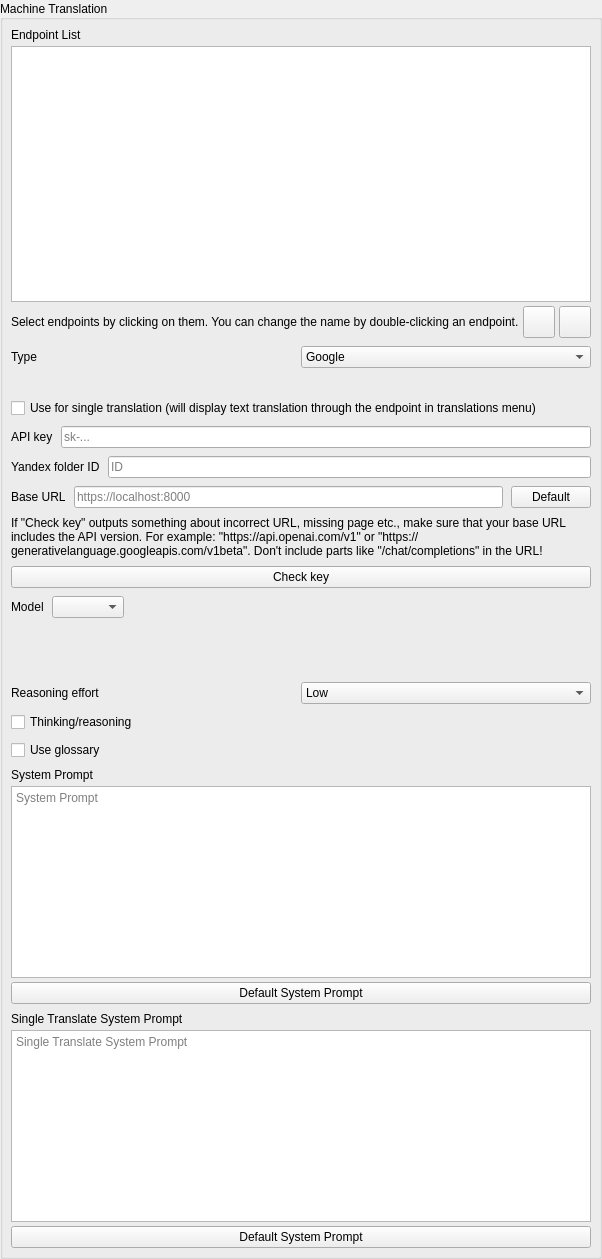
            <widget class="QGroupBox" name="machineTranslationGroupbox">
             <property name="title">
              <string>Machine Translation</string>
             </property>
             <property name="alignment">
              <set>Qt::AlignmentFlag::AlignLeading|Qt::AlignmentFlag::AlignLeft|Qt::AlignmentFlag::AlignVCenter</set>
             </property>
             <property name="flat">
              <bool>false</bool>
             </property>
             <property name="checkable">
              <bool>false</bool>
             </property>
             <layout class="QVBoxLayout" name="verticalLayout_11">
              <property name="spacing">
               <number>8</number>
              </property>
              <property name="leftMargin">
               <number>8</number>
              </property>
              <property name="topMargin">
               <number>8</number>
              </property>
              <property name="rightMargin">
               <number>8</number>
              </property>
              <property name="bottomMargin">
               <number>8</number>
              </property>
              <item alignment="Qt::AlignmentFlag::AlignTop">
               <widget class="QWidget" name="endpointListWidget" native="true">
                <layout class="QVBoxLayout" name="verticalLayout_18">
                 <property name="spacing">
                  <number>4</number>
                 </property>
                 <property name="leftMargin">
                  <number>0</number>
                 </property>
                 <property name="topMargin">
                  <number>0</number>
                 </property>
                 <property name="rightMargin">
                  <number>0</number>
                 </property>
                 <property name="bottomMargin">
                  <number>0</number>
                 </property>
                 <item>
                  <widget class="QLabel" name="label_17">
                   <property name="text">
                    <string>Endpoint List</string>
                   </property>
                  </widget>
                 </item>
                 <item>
                  <widget class="QListView" name="endpointList">
                   <property name="sizePolicy">
                    <sizepolicy hsizetype="Expanding" vsizetype="Fixed">
                     <horstretch>0</horstretch>
                     <verstretch>0</verstretch>
                    </sizepolicy>
                   </property>
                   <property name="minimumSize">
                    <size>
                     <width>0</width>
                     <height>256</height>
                    </size>
                   </property>
                   <property name="maximumSize">
                    <size>
                     <width>16777215</width>
                     <height>256</height>
                    </size>
                   </property>
                   <property name="lineWidth">
                    <number>1</number>
                   </property>
                  </widget>
                 </item>
                 <item>
                  <widget class="QWidget" name="widget" native="true">
                   <layout class="QHBoxLayout" name="horizontalLayout_20">
                    <property name="spacing">
                     <number>4</number>
                    </property>
                    <property name="leftMargin">
                     <number>0</number>
                    </property>
                    <property name="topMargin">
                     <number>0</number>
                    </property>
                    <property name="rightMargin">
                     <number>0</number>
                    </property>
                    <property name="bottomMargin">
                     <number>0</number>
                    </property>
                    <item>
                     <widget class="QLabel" name="label_30">
                      <property name="text">
                       <string>Select endpoints by clicking on them. You can change the name by double-clicking an endpoint.</string>
                      </property>
                     </widget>
                    </item>
                    <item>
                     <widget class="QPushButton" name="addEndpointButton">
                      <property name="sizePolicy">
                       <sizepolicy hsizetype="Fixed" vsizetype="Fixed">
                        <horstretch>0</horstretch>
                        <verstretch>0</verstretch>
                       </sizepolicy>
                      </property>
                      <property name="minimumSize">
                       <size>
                        <width>32</width>
                        <height>32</height>
                       </size>
                      </property>
                      <property name="maximumSize">
                       <size>
                        <width>32</width>
                        <height>32</height>
                       </size>
                      </property>
                      <property name="toolTip">
                       <string>Add Endpoint</string>
                      </property>
                      <property name="text">
                       <string notr="true"/>
                      </property>
                      <property name="icon">
                       <iconset resource="../../resources.qrc">
                        <normaloff>:/icons/add.svg</normaloff>:/icons/add.svg</iconset>
                      </property>
                      <property name="iconSize">
                       <size>
                        <width>20</width>
                        <height>20</height>
                       </size>
                      </property>
                     </widget>
                    </item>
                    <item>
                     <widget class="QPushButton" name="removeEndpointButton">
                      <property name="sizePolicy">
                       <sizepolicy hsizetype="Fixed" vsizetype="Fixed">
                        <horstretch>0</horstretch>
                        <verstretch>0</verstretch>
                       </sizepolicy>
                      </property>
                      <property name="minimumSize">
                       <size>
                        <width>32</width>
                        <height>32</height>
                       </size>
                      </property>
                      <property name="maximumSize">
                       <size>
                        <width>32</width>
                        <height>32</height>
                       </size>
                      </property>
                      <property name="toolTip">
                       <string>Remove Selected Endpoint</string>
                      </property>
                      <property name="text">
                       <string notr="true"/>
                      </property>
                      <property name="icon">
                       <iconset resource="../../resources.qrc">
                        <normaloff>:/icons/close.svg</normaloff>:/icons/close.svg</iconset>
                      </property>
                      <property name="iconSize">
                       <size>
                        <width>20</width>
                        <height>20</height>
                       </size>
                      </property>
                     </widget>
                    </item>
                   </layout>
                  </widget>
                 </item>
                </layout>
               </widget>
              </item>
              <item>
               <widget class="QWidget" name="translationSettingsWidget" native="true">
                <layout class="QVBoxLayout" name="verticalLayout_12">
                 <property name="spacing">
                  <number>8</number>
                 </property>
                 <property name="leftMargin">
                  <number>0</number>
                 </property>
                 <property name="topMargin">
                  <number>0</number>
                 </property>
                 <property name="rightMargin">
                  <number>0</number>
                 </property>
                 <property name="bottomMargin">
                  <number>0</number>
                 </property>
                 <item>
                  <widget class="QWidget" name="widget_6" native="true">
                   <layout class="QHBoxLayout" name="horizontalLayout_30">
                    <property name="spacing">
                     <number>0</number>
                    </property>
                    <property name="leftMargin">
                     <number>0</number>
                    </property>
                    <property name="topMargin">
                     <number>0</number>
                    </property>
                    <property name="rightMargin">
                     <number>0</number>
                    </property>
                    <property name="bottomMargin">
                     <number>0</number>
                    </property>
                    <item>
                     <widget class="QLabel" name="label_16">
                      <property name="text">
                       <string>Type</string>
                      </property>
                     </widget>
                    </item>
                    <item>
                     <widget class="QComboBox" name="typeSelect">
                      <item>
                       <property name="text">
                        <string notr="true">Google</string>
                       </property>
                      </item>
                      <item>
                       <property name="text">
                        <string notr="true">Yandex</string>
                       </property>
                      </item>
                      <item>
                       <property name="text">
                        <string notr="true">DeepL</string>
                       </property>
                      </item>
                      <item>
                       <property name="text">
                        <string notr="true">Aliyun</string>
                       </property>
                      </item>
                      <item>
                       <property name="text">
                        <string notr="true">Anthropic</string>
                       </property>
                      </item>
                      <item>
                       <property name="text">
                        <string notr="true">DeepSeek</string>
                       </property>
                      </item>
                      <item>
                       <property name="text">
                        <string notr="true">Gemini</string>
                       </property>
                      </item>
                      <item>
                       <property name="text">
                        <string notr="true">Koboldcpp</string>
                       </property>
                      </item>
                      <item>
                       <property name="text">
                        <string notr="true">Longcat</string>
                       </property>
                      </item>
                      <item>
                       <property name="text">
                        <string notr="true">Moonshot</string>
                       </property>
                      </item>
                      <item>
                       <property name="text">
                        <string notr="true">Mistral</string>
                       </property>
                      </item>
                      <item>
                       <property name="text">
                        <string notr="true">Ollama</string>
                       </property>
                      </item>
                      <item>
                       <property name="text">
                        <string notr="true">OpenAI</string>
                       </property>
                      </item>
                      <item>
                       <property name="text">
                        <string notr="true">OpenAI-compatible</string>
                       </property>
                      </item>
                      <item>
                       <property name="text">
                        <string notr="true">Volcengine</string>
                       </property>
                      </item>
                      <item>
                       <property name="text">
                        <string notr="true">Xiaomi</string>
                       </property>
                      </item>
                      <item>
                       <property name="text">
                        <string notr="true">Xinference</string>
                       </property>
                      </item>
                      <item>
                       <property name="text">
                        <string notr="true">Zhipu</string>
                       </property>
                      </item>
                     </widget>
                    </item>
                   </layout>
                  </widget>
                 </item>
                 <item>
                  <widget class="QLabel" name="typeDescriptionLabel">
                   <property name="text">
                    <string/>
                   </property>
                   <property name="wordWrap">
                    <bool>true</bool>
                   </property>
                  </widget>
                 </item>
                 <item>
                  <widget class="QCheckBox" name="singleTranslationCheckbox">
                   <property name="text">
                    <string>Use for single translation (will display text translation through the endpoint in translations menu)</string>
                   </property>
                  </widget>
                 </item>
                 <item>
                  <widget class="QWidget" name="apiKeyWidget" native="true">
                   <layout class="QHBoxLayout" name="horizontalLayout_14">
                    <property name="spacing">
                     <number>8</number>
                    </property>
                    <property name="leftMargin">
                     <number>0</number>
                    </property>
                    <property name="topMargin">
                     <number>0</number>
                    </property>
                    <property name="rightMargin">
                     <number>0</number>
                    </property>
                    <property name="bottomMargin">
                     <number>0</number>
                    </property>
                    <item>
                     <widget class="QLabel" name="label_13">
                      <property name="text">
                       <string>API key</string>
                      </property>
                     </widget>
                    </item>
                    <item>
                     <widget class="PasswordLineEdit" name="apiKeyInput">
                      <property name="placeholderText">
                       <string notr="true">sk-...</string>
                      </property>
                     </widget>
                    </item>
                   </layout>
                  </widget>
                 </item>
                 <item>
                  <widget class="QWidget" name="yandexFolderWidget" native="true">
                   <layout class="QHBoxLayout" name="horizontalLayout_15">
                    <property name="spacing">
                     <number>8</number>
                    </property>
                    <property name="leftMargin">
                     <number>0</number>
                    </property>
                    <property name="topMargin">
                     <number>0</number>
                    </property>
                    <property name="rightMargin">
                     <number>0</number>
                    </property>
                    <property name="bottomMargin">
                     <number>0</number>
                    </property>
                    <item>
                     <widget class="QLabel" name="label_14">
                      <property name="text">
                       <string>Yandex folder ID</string>
                      </property>
                     </widget>
                    </item>
                    <item>
                     <widget class="PasswordLineEdit" name="yandexFolderIDInput">
                      <property name="placeholderText">
                       <string notr="true">ID</string>
                      </property>
                     </widget>
                    </item>
                   </layout>
                  </widget>
                 </item>
                 <item>
                  <widget class="QWidget" name="baseURLWidget" native="true">
                   <layout class="QHBoxLayout" name="horizontalLayout_23">
                    <property name="spacing">
                     <number>8</number>
                    </property>
                    <property name="leftMargin">
                     <number>0</number>
                    </property>
                    <property name="topMargin">
                     <number>0</number>
                    </property>
                    <property name="rightMargin">
                     <number>0</number>
                    </property>
                    <property name="bottomMargin">
                     <number>0</number>
                    </property>
                    <item>
                     <widget class="QLabel" name="label_25">
                      <property name="text">
                       <string>Base URL</string>
                      </property>
                     </widget>
                    </item>
                    <item>
                     <widget class="PasswordLineEdit" name="baseURLInput">
                      <property name="placeholderText">
                       <string>https://localhost:8000</string>
                      </property>
                      <property name="unfocusSignalEnabled" stdset="0">
                       <bool>true</bool>
                      </property>
                     </widget>
                    </item>
                    <item>
                     <widget class="QPushButton" name="defaultBaseURLButton">
                      <property name="text">
                       <string>Default</string>
                      </property>
                     </widget>
                    </item>
                   </layout>
                  </widget>
                 </item>
                 <item>
                  <widget class="QLabel" name="label_4">
                   <property name="text">
                    <string>If &quot;Check key&quot; outputs something about incorrect URL, missing page etc., make sure that your base URL includes the API version. For example: &quot;https://api.openai.com/v1&quot; or &quot;https://generativelanguage.googleapis.com/v1beta&quot;. Don't include parts like &quot;/chat/completions&quot; in the URL!</string>
                   </property>
                   <property name="wordWrap">
                    <bool>true</bool>
                   </property>
                  </widget>
                 </item>
                 <item>
                  <widget class="QPushButton" name="checkKeyButton">
                   <property name="text">
                    <string>Check key</string>
                   </property>
                  </widget>
                 </item>
                 <item alignment="Qt::AlignmentFlag::AlignLeft">
                  <widget class="QWidget" name="modelWidget" native="true">
                   <layout class="QHBoxLayout" name="horizontalLayout_16">
                    <property name="spacing">
                     <number>8</number>
                    </property>
                    <property name="leftMargin">
                     <number>0</number>
                    </property>
                    <property name="topMargin">
                     <number>0</number>
                    </property>
                    <property name="rightMargin">
                     <number>0</number>
                    </property>
                    <property name="bottomMargin">
                     <number>0</number>
                    </property>
                    <item>
                     <widget class="QLabel" name="label_15">
                      <property name="sizePolicy">
                       <sizepolicy hsizetype="Maximum" vsizetype="Preferred">
                        <horstretch>0</horstretch>
                        <verstretch>0</verstretch>
                       </sizepolicy>
                      </property>
                      <property name="text">
                       <string>Model</string>
                      </property>
                     </widget>
                    </item>
                    <item>
                     <widget class="QComboBox" name="modelSelect">
                      <property name="sizePolicy">
                       <sizepolicy hsizetype="Maximum" vsizetype="Fixed">
                        <horstretch>0</horstretch>
                        <verstretch>0</verstretch>
                       </sizepolicy>
                      </property>
                     </widget>
                    </item>
                   </layout>
                  </widget>
                 </item>
                 <item>
                  <widget class="CBSLIWidget" name="temperatureWidget" native="true"/>
                 </item>
                 <item>
                  <widget class="CBSLIWidget" name="inputTokenLimitWidget" native="true"/>
                 </item>
                 <item>
                  <widget class="CBSLIWidget" name="outputTokenLimitWidget" native="true"/>
                 </item>
                 <item>
                  <widget class="CBSLIWidget" name="frequencyWidget" native="true"/>
                 </item>
                 <item>
                  <widget class="CBSLIWidget" name="precenseWidget" native="true"/>
                 </item>
                 <item>
                  <widget class="CBSLIWidget" name="thinkingBudgetWidget" native="true"/>
                 </item>
                 <item>
                  <widget class="CBSLIWidget" name="topPWidget" native="true"/>
                 </item>
                 <item>
                  <widget class="QWidget" name="widget_8" native="true">
                   <layout class="QHBoxLayout" name="horizontalLayout_17">
                    <property name="spacing">
                     <number>0</number>
                    </property>
                    <property name="leftMargin">
                     <number>0</number>
                    </property>
                    <property name="topMargin">
                     <number>0</number>
                    </property>
                    <property name="rightMargin">
                     <number>0</number>
                    </property>
                    <property name="bottomMargin">
                     <number>0</number>
                    </property>
                    <item>
                     <widget class="QLabel" name="label_33">
                      <property name="text">
                       <string>Reasoning effort</string>
                      </property>
                     </widget>
                    </item>
                    <item>
                     <widget class="QComboBox" name="reasoningEffortSelect">
                      <item>
                       <property name="text">
                        <string>Low</string>
                       </property>
                      </item>
                      <item>
                       <property name="text">
                        <string>Medium</string>
                       </property>
                      </item>
                      <item>
                       <property name="text">
                        <string>High</string>
                       </property>
                      </item>
                     </widget>
                    </item>
                   </layout>
                  </widget>
                 </item>
                 <item>
                  <widget class="QCheckBox" name="thinkingCheckbox">
                   <property name="text">
                    <string>Thinking/reasoning</string>
                   </property>
                  </widget>
                 </item>
                 <item>
                  <widget class="QCheckBox" name="glossaryCheckbox">
                   <property name="text">
                    <string>Use glossary</string>
                   </property>
                  </widget>
                 </item>
                 <item>
                  <widget class="QWidget" name="systemPromptWidget" native="true">
                   <layout class="QVBoxLayout" name="verticalLayout_14">
                    <property name="spacing">
                     <number>4</number>
                    </property>
                    <property name="leftMargin">
                     <number>0</number>
                    </property>
                    <property name="topMargin">
                     <number>0</number>
                    </property>
                    <property name="rightMargin">
                     <number>0</number>
                    </property>
                    <property name="bottomMargin">
                     <number>0</number>
                    </property>
                    <item>
                     <widget class="QLabel" name="label_18">
                      <property name="text">
                       <string>System Prompt</string>
                      </property>
                     </widget>
                    </item>
                    <item>
                     <widget class="QPlainTextEdit" name="systemPromptInput">
                      <property name="verticalScrollBarPolicy">
                       <enum>Qt::ScrollBarPolicy::ScrollBarAlwaysOff</enum>
                      </property>
                      <property name="horizontalScrollBarPolicy">
                       <enum>Qt::ScrollBarPolicy::ScrollBarAlwaysOff</enum>
                      </property>
                      <property name="placeholderText">
                       <string>System Prompt</string>
                      </property>
                     </widget>
                    </item>
                    <item>
                     <widget class="QPushButton" name="defaultSystemPromptButton">
                      <property name="text">
                       <string>Default System Prompt</string>
                      </property>
                     </widget>
                    </item>
                   </layout>
                  </widget>
                 </item>
                 <item>
                  <widget class="QWidget" name="singleSystemPromptWidget" native="true">
                   <layout class="QVBoxLayout" name="verticalLayout_13">
                    <property name="spacing">
                     <number>4</number>
                    </property>
                    <property name="leftMargin">
                     <number>0</number>
                    </property>
                    <property name="topMargin">
                     <number>0</number>
                    </property>
                    <property name="rightMargin">
                     <number>0</number>
                    </property>
                    <property name="bottomMargin">
                     <number>0</number>
                    </property>
                    <item>
                     <widget class="QLabel" name="label_29">
                      <property name="text">
                       <string>Single Translate System Prompt</string>
                      </property>
                     </widget>
                    </item>
                    <item>
                     <widget class="QPlainTextEdit" name="singleSystemPromptInput">
                      <property name="lineWidth">
                       <number>2</number>
                      </property>
                      <property name="horizontalScrollBarPolicy">
                       <enum>Qt::ScrollBarPolicy::ScrollBarAlwaysOff</enum>
                      </property>
                      <property name="placeholderText">
                       <string>Single Translate System Prompt</string>
                      </property>
                     </widget>
                    </item>
                    <item>
                     <widget class="QPushButton" name="singleSystemPromptDefaultButton">
                      <property name="text">
                       <string>Default System Prompt</string>
                      </property>
                     </widget>
                    </item>
                   </layout>
                  </widget>
                 </item>
                </layout>
                <zorder>apiKeyWidget</zorder>
                <zorder>yandexFolderWidget</zorder>
                <zorder>checkKeyButton</zorder>
                <zorder>baseURLWidget</zorder>
                <zorder>modelWidget</zorder>
                <zorder>precenseWidget</zorder>
                <zorder>topPWidget</zorder>
                <zorder>glossaryCheckbox</zorder>
                <zorder>systemPromptWidget</zorder>
                <zorder>singleSystemPromptWidget</zorder>
                <zorder>thinkingBudgetWidget</zorder>
                <zorder>frequencyWidget</zorder>
                <zorder>outputTokenLimitWidget</zorder>
                <zorder>inputTokenLimitWidget</zorder>
                <zorder>temperatureWidget</zorder>
                <zorder>widget_6</zorder>
                <zorder>singleTranslationCheckbox</zorder>
                <zorder>typeDescriptionLabel</zorder>
                <zorder>label_4</zorder>
                <zorder>widget_8</zorder>
                <zorder>thinkingCheckbox</zorder>
               </widget>
              </item>
             </layout>
            </widget>
